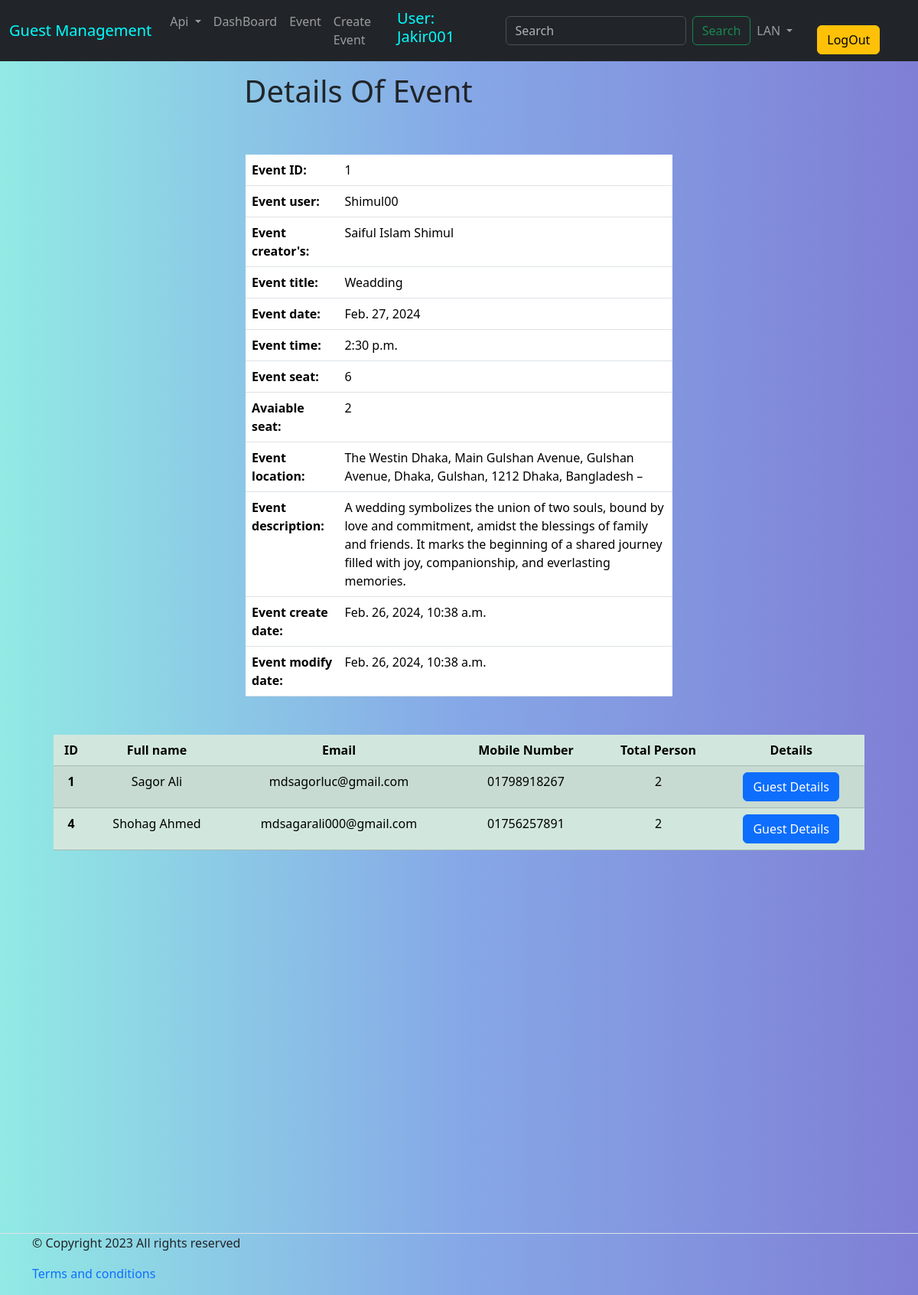
/event/event_details/1/ (signed in), run on the app's committed database.
### API_authentication/models.py (models this page shows, shortened)
class User(AbstractUser):
    username          = models.CharField(max_length=150, null=True)
    email             = models.EmailField(unique=True)
    is_active         = models.BooleanField(default=False)
    is_verified       = models.BooleanField(default=False)
    verification_otp  = models.CharField(max_length=6 , null=True, blank=True)
    USERNAME_FIELD = 'email'
    REQUIRED_FIELDS = ['username']
    objects = UserManager()
    def __str__(self):
        return str(self.username)

### event/models.py (models this page shows, shortened)
class CreateEvent(models.Model):
    eventUser        = models.ForeignKey(User, on_delete=models.CASCADE, blank=True, related_name='user')
    eventOwnerName   = models.CharField(max_length= 25, blank=False, unique=True)
    eventTitle       = models.CharField(max_length= 200, blank=False)
    eventDate        = models.DateField(blank= False)
    eventTime        = models.TimeField(blank= False)
    totalSeat        = models.IntegerField(blank= False)
    eventLocation    = models.CharField(max_length= 250, blank= False)
    eventDescription = models.TextField(blank= False)
    token_numbers    = models.ManyToManyField('MultipleToken', related_name='tokens')
    token_verified   = models.BooleanField(default=False)
    eventCreatedDate = models.DateTimeField(auto_now_add= True, null=True)
    eventModifyDate  = models.DateTimeField(auto_now= True)
    class Meta:
        verbose_name = 'Create Event'
        verbose_name_plural = 'Create Events'
        ordering = ['id']

class EventRegistration(models.Model):
    userE       = models.ForeignKey(User, on_delete=models.CASCADE, default=False, related_name='registration')
    event       = models.ForeignKey(CreateEvent, on_delete=models.CASCADE, blank=True, related_name='event')
    firstName   = models.CharField(max_length=25, blank=False)
    lastName    = models.CharField(max_length= 25, blank=False)
    email       = models.EmailField(max_length= 50, blank=False)
    friendName  = models.CharField(max_length=50, blank=True)
    friendEmail = models.EmailField(max_length=100, blank=True)
    phoneNumber = models.CharField(max_length=14, blank=False)
    totalPerson = models.IntegerField(blank=False)
    token_num   = models.CharField(max_length=21, unique=True, null=False)
    createDate  = models.DateTimeField(auto_now_add= True, null=True)
    modifyDate  = models.DateTimeField(auto_now= True)
    class Meta:
        verbose_name = 'Event Registration'
        verbose_name_plural = 'Event Registrations'
        ordering = ['id']

### event/views.py (the view)
# urls.py: path('event_details/<int:id>/', event_details, name="event_details"),
@login_required
def event_details(request, id=None):
    event = get_object_or_404(CreateEvent, id=id)
    guests = EventRegistration.objects.filter(event= event)
    total_person = sum(guest.totalPerson for guest in guests)
    total_seat = event.totalSeat
    if total_person <= total_seat:
        available_seat = total_seat - total_person
    context =  {
        'event': event,
        'guests': guests,
        'available_seat' : available_seat,
        }
    return render(request, 'event_details.html', context)

### event/templates/event_details.html (shortened to what this page needs)
{% extends 'base.html' %}
{% load i18n %}
{% block body %}
<div class='container'>
  <h1 id="moving-title" style="width: 53%; margin: auto;text-align: left; padding: 15px; font-size: 40px">
    Details Of Event
 </h1>
 <br>
    <table class="table" style="width:50%; margin:auto; margin-top: 20px; margin-bottom: 10px;">
      <tbody>
          <tr>
              <th scope="row">Event ID:</th>
              <td>{{event.id}}</td>
          </tr>
          <tr>
              <th scope="row">Event user:</th>
              <td>{{event.eventUser}}</td>
          </tr>
          <tr>
              <th scope="row">Event creator's:</th>
              <td>{{event.eventOwnerName}}</td>
          </tr>
          <tr>
              <th scope="row">Event title:</th>
              <td>{{event.eventTitle}}</td>
          </tr>
          <tr>
            <th scope="row">Event date: </th>
            <td>{{event.eventDate}}</td>
          </tr>
          <tr>
            <th scope="row">Event time:</th>
            <td>{{event.eventTime}}</td>
          </tr>
          <tr>
            <th scope="row">Event seat:</th>
            <td>{{event.totalSeat}}</td>
          </tr>
          <tr>
            <th scope="row">Avaiable seat:</th>
            {% if available_seat <= 0 %}
            <td>{{available_seat}} <span style="color:red;">(Full)</span></td>
            {% else %}
            <td>{{available_seat}}</td>
            {% endif %}
          </tr>
          <tr>
            <th scope="row">Event location:</th>
            <td>{{event.eventLocation}}</td>
          </tr>
          <tr>
            <th scope="row">Event description:</th>
            <td>{{event.eventDescription}}</td>
          </tr>
          <tr>
            <th scope="row">Event create date:</th>
            <td>{{event.eventCreatedDate}}</td>
          </tr>
          <tr>
            <th scope="row">Event modify date:</th>
            <td>{{event.eventModifyDate}}</td>
          </tr>
      </tbody>
  </table>
    <table class="table table-success table-striped" style="width:95%; margin: auto; text-align: center; margin-top: 50px;">
        <thead>
          <tr>
            <th scope="col">ID</th>
            <th scope="col">Full name</th>
            <th scope="col">Email</th>
            <th scope="col">Mobile Number</th>
            <th scope="col">Total Person</th>
            <th scope="col">Details</th>
          </tr>
        </thead>
        <tbody>
        {% for gst in guests %}
          <tr>
            <th scope="row">{{gst.id}}</th>
            <td> {{gst.firstName}} {{gst.lastName}}</td>
            <td> {{gst.email}} </td>
            <td> {{gst.phoneNumber}} </td>
            <td> {{gst.totalPerson}} </td>
            <td> <a href="{% url "guest_details" gst.id %}" class="btn btn-primary">Guest Details</a> </td>
          </tr>
        {% endfor %}
        </tbody>
      </table>
</div>
{% endblock body %}

### templates/base.html (shortened to what this page needs)
<!DOCTYPE html>
{% load static %}
{% load i18n %}
<html lang="en" dir={% trans "dir" %}>
<head>
  <link href="https://cdn.jsdelivr.net/npm/bootstrap@5.3.1/dist/css/bootstrap.min.css" rel="stylesheet">
  <link rel="stylesheet" href="{% static "css/message_style.css" %}">
  <link rel="stylesheet" href="{% static "css/style.css" %}">
  <link rel="stylesheet" href="{% static "css/popup_style.css" %}">
</head>
<body>
  {% if request.user.is_authenticated %}
    <nav class="navbar navbar-expand-lg bg-dark" data-bs-theme="dark">
      <div class="container-fluid">
        <a class="navbar-brand " href="#" style="color: aqua">
          Guest Management
        </a>
        <div class="collapse navbar-collapse" id="navbarSupportedContent">
          <ul class="navbar-nav me-auto mb-2 mb-lg-0">
            <li class="nav-item dropdown">
              <a class="nav-link dropdown-toggle" href="#" id="navbarDropdown" role="button" data-bs-toggle="dropdown" aria-expanded="false">
                Api
              </a>
            </li>
            <li class="nav-item">
              <a class="nav-link" href="{% url "dashboard" %}">DashBoard</a>
            </li>
            <li class="nav-item">
              <a class="nav-link" href="{% url "home" %}">Event</a>
            </li>
            <li class="nav-item">
              <a class="nav-link" href="{% url "create_event" %}">Create Event</a>
            </li>
          </ul>
          <h5 style="color:aqua;margin-right: 20px;">User: {{user.username}}</h5>
          <form class="d-flex" role="search" action="{% url "search" %}" method="GET">
            <input class="form-control me-2" name="keyword" type="search" placeholder="Search" aria-label="Search">
            <button class="btn btn-outline-success" type="submit">Search</button>
          </form>
        <div class="dropdown me-auto">
          {% get_current_language as CURRENT_LANGUAGE %}
          {% get_available_languages as AVAILABLE_LANGUAGES %}
          {% get_language_info_list for AVAILABLE_LANGUAGES as languages %}
          <ul class="navbar-nav me-auto mb-2 mb-lg-0">
            <li class="nav-item dropdown">
              <a class="nav-link dropdown-toggle" href="#" id="navbarDropdown" role="button" data-bs-toggle="dropdown" aria-expanded="false">
                LAN
              </a>
            </li>
          </ul>
        </div>
        <li class="nav-item">
            <a href="{% url "logout" %}" class="btn btn-warning mx-4">LogOut</a>
          </li>
        </div>
      </div>
    </nav>
  {% endif %}
{% block body %}
{% endblock body %}
  {% if request.user.is_authenticated %}
    <footer class="section-footer border-top padding-y" style="margin-top: 500px;">
      <div class="container">
        <p class="float-md-right">&copy Copyright 2023 All rights reserved</p>
        <p>
          <a href="#" style="text-decoration: None">Terms and conditions</a>
        </p>
      </div>
    </footer>
  {% endif %}
</body>
</html>

### static/css/style.css (style rules this page uses)
#moving-title { animation: moveRightToLeft 15s linear infinite; }
body, html { height: 100%; margin: 0; background: #7f7fd5; background: -webkit-linear-gradient(to right, #91eae4, #86a8e7, #7f7fd5); background: linear-gradient(to right, #91eae4, #86a8e7, #7f7fd5); }
.container { align-content: center; }

### data on the page
User: username "Jakir001"
CreateEvent: id "1", eventUser "Shimul00", eventOwnerName "Saiful Islam Shimul", eventTitle "Weadding", eventDate "Feb. 27, 2024", eventTime "2:30 p.m.", totalSeat "6", eventLocation "The Westin Dhaka, Main Gulshan Avenue, Gulshan Avenue, Dhaka, Gulshan, 1212 Dhaka, Bangladesh –", eventDescription "A wedding symbolizes the union of two souls, bound by love and commitment, amidst the blessings of family and friends. It marks the beginning of a shared journey filled with joy, companionship, and everlasting memories.", eventCreatedDate "Feb. 26, 2024, 10:38 a.m.", eventModifyDate "Feb. 26, 2024, 10:38 a.m."
EventRegistration: id "1", firstName "Sagor", lastName "Ali", email "mdsagorluc@gmail.com", phoneNumber "01798918267", totalPerson "2"
EventRegistration: id "4", firstName "Shohag", lastName "Ahmed", email "mdsagarali000@gmail.com", phoneNumber "01756257891", totalPerson "2"

### other printed values
{{ available_seat }} "2"
